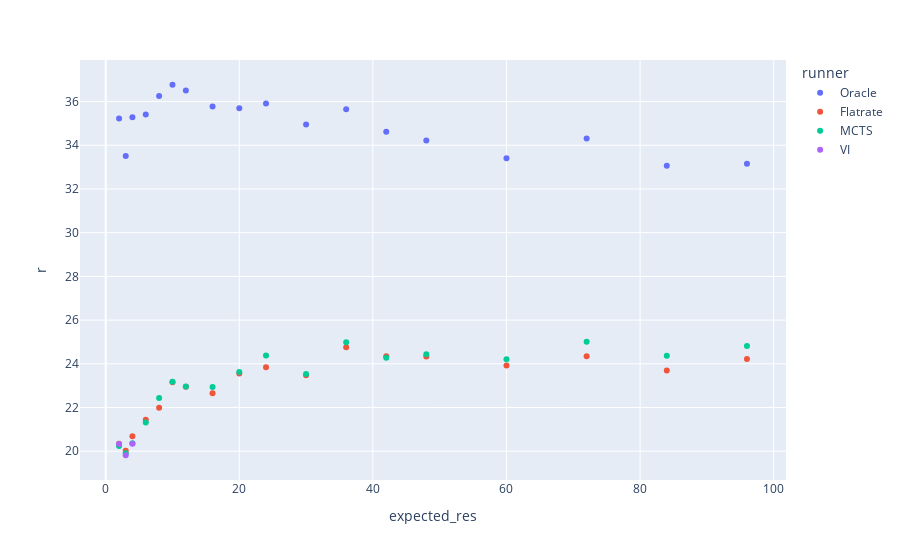

This figure's notebook cell:
### Code cell
px.scatter(df.groupby(['expected_res', 'runner'])["r"].mean().reset_index(), x="expected_res", y = "r", color="runner")

### Figure 1 — Plotly figure (JSON) as saved in the notebook; plotly's stock layout.template omitted (floating-point values rounded to 4 significant figures)
{"data": [{"hovertemplate": "runner=Oracle<br>expected_res=%{x}<br>r=%{y}<extra></extra>", "legendgroup": "Oracle", "marker": {"color": "#636efa", "symbol": "circle"}, "mode": "markers", "name": "Oracle", "orientation": "v", "showlegend": true, "x": [2, 3, 4, 6, 8, 10, 12, 16, 20, 24, 30, 36, 42, 48, 60, 72, 84, 96], "xaxis": "x", "y": [35.22, 33.51, 35.28, 35.41, 36.25, 36.77, 36.51, 35.78, 35.69, 35.91, 34.95, 35.65, 34.62, 34.22, 33.41, 34.31, 33.06, 33.15], "yaxis": "y", "type": "scatter"}, {"hovertemplate": "runner=Flatrate<br>expected_res=%{x}<br>r=%{y}<extra></extra>", "legendgroup": "Flatrate", "marker": {"color": "#EF553B", "symbol": "circle"}, "mode": "markers", "name": "Flatrate", "orientation": "v", "showlegend": true, "x": [2, 3, 4, 6, 8, 10, 12, 16, 20, 24, 30, 36, 42, 48, 60, 72, 84, 96], "xaxis": "x", "y": [20.34, 20.02, 20.68, 21.44, 21.99, 23.16, 22.94, 22.66, 23.56, 23.84, 23.48, 24.76, 24.34, 24.34, 23.92, 24.35, 23.69, 24.22], "yaxis": "y", "type": "scatter"}, {"hovertemplate": "runner=MCTS<br>expected_res=%{x}<br>r=%{y}<extra></extra>", "legendgroup": "MCTS", "marker": {"color": "#00cc96", "symbol": "circle"}, "mode": "markers", "name": "MCTS", "orientation": "v", "showlegend": true, "x": [2, 3, 4, 6, 8, 10, 12, 16, 20, 24, 30, 36, 42, 48, 60, 72, 84, 96], "xaxis": "x", "y": [20.24, 19.91, 20.36, 21.31, 22.43, 23.18, 22.96, 22.94, 23.63, 24.38, 23.54, 24.99, 24.28, 24.44, 24.21, 25.01, 24.36, 24.82], "yaxis": "y", "type": "scatter"}, {"hovertemplate": "runner=VI<br>expected_res=%{x}<br>r=%{y}<extra></extra>", "legendgroup": "VI", "marker": {"color": "#ab63fa", "symbol": "circle"}, "mode": "markers", "name": "VI", "orientation": "v", "showlegend": true, "x": [2, 3, 4, 6, 8, 10, 12, 16, 20, 24, 30, 36, 42, 48, 60, 72, 84, 96], "xaxis": "x", "y": [20.33, 19.82, 20.34, null, null, null, null, null, null, null, null, null, null, null, null, null, null, null], "yaxis": "y", "type": "scatter"}], "layout": {"xaxis": {"anchor": "y", "domain": [0.0, 1.0], "title": {"text": "expected_res"}}, "yaxis": {"anchor": "x", "domain": [0.0, 1.0], "title": {"text": "r"}}, "legend": {"title": {"text": "runner"}, "tracegroupgap": 0}, "margin": {"t": 60}}}
